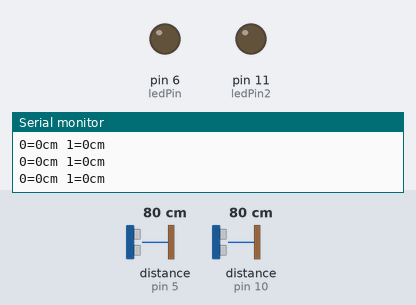
Simulated run of this sketch. Board: Arduino Mega 2560, built with avr-gcc and run on an emulated ATmega2560. On the bench: output pins drawn as LEDs (lit = HIGH), the last lines printed to the serial monitor. The inputs (shaded band) are chosen by the test bench; at power-on: distance to the obstacle (sensors on pin 5, pin 10) 80 cm. The echo pulse lasts 58.3 µs per cm.

Above: at 1.2 s.
1.3 s: distance to the obstacle (sensor on pin 5) set to 7 cm
4.3 s: distance to the obstacle (sensor on pin 5) set to 4 cm
At 4.8 s:
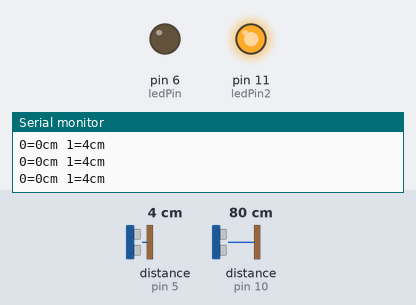
5.8 s: distance to the obstacle (sensor on pin 10) set to 7 cm
7.3 s: distance to the obstacle (sensor on pin 10) set to 4 cm
At 8.4 s:
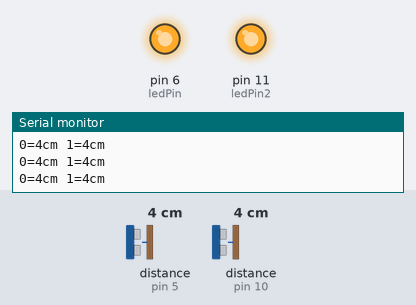
8.9 s: distance to the obstacle (sensor on pin 5) set to 9 cm
At 10.1 s:
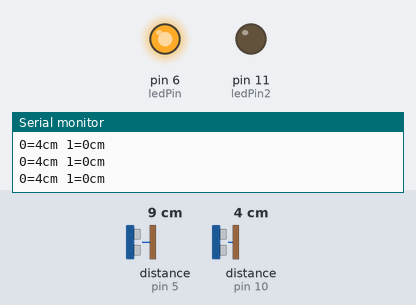
10.4 s: distance to the obstacle (sensor on pin 5) set to 2 cm
At 10.9 s:
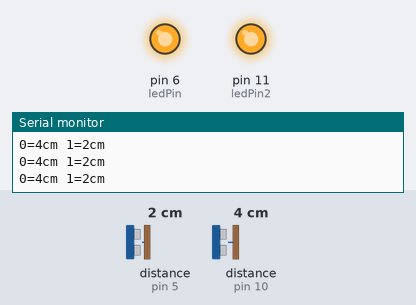
Timing chart, 0 to 12.9 s (numbered marks = the images above; inputs shaded):
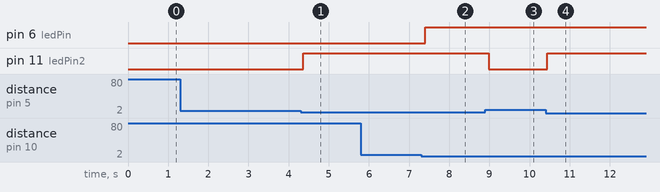

The sketch:

ultrasonic_test_2.ino
```cpp
//https://bitbucket.org/teckel12/arduino-new-ping/wiki/Home#!15-sensors-sketch

#include <NewPing.h>

#define SONAR_NUM     2  // Number of sensors.
#define MAX_DISTANCE 5 // Maximum distance (in cm) to ping.
#define PING_INTERVAL 33 // Milliseconds between sensor pings (29ms is about the min to avoid cross-sensor echo).

unsigned long pingTimer[SONAR_NUM]; // Holds the times when the next ping should happen for each sensor.
unsigned int cm[SONAR_NUM];         // Where the ping distances are stored.
uint8_t currentSensor = 0;          // Keeps track of which sensor is active.

NewPing sonar[SONAR_NUM] = {     // Sensor object array.
  NewPing(9,10, MAX_DISTANCE), // Each sensor's trigger pin, echo pin, and max distance to ping.
  NewPing(3,5, MAX_DISTANCE)
};

const int ledPin = 6;
const int ledPin2 = 11;

void setup() {
  // put your setup code here, to run once:
  Serial.begin(115200);
  pingTimer[0] = millis() + 75;           // First ping starts at 75ms, gives time for the Arduino to chill before starting.
  for (uint8_t i = 1; i < SONAR_NUM; i++) // Set the starting time for each sensor.
    pingTimer[i] = pingTimer[i - 1] + PING_INTERVAL;

  pinMode(ledPin, OUTPUT); // Sets the trigPin as an Output
  pinMode(ledPin2, OUTPUT); // Sets the trigPin as an Output
//  digitalWrite(ledPin, LOW);
//  digitalWrite(ledPin2, LOW);
}

void loop() {
  // put your main code here, to run repeatedly:
  for (uint8_t i = 0; i < SONAR_NUM; i++) { // Loop through all the sensors.
    if (millis() >= pingTimer[i]) {         // Is it this sensor's time to ping?
      pingTimer[i] += PING_INTERVAL * SONAR_NUM;  // Set next time this sensor will be pinged.
      if (i == 0 && currentSensor == SONAR_NUM - 1) oneSensorCycle(); // Sensor ping cycle complete, do something with the results.
      sonar[currentSensor].timer_stop();          // Make sure previous timer is canceled before starting a new ping (insurance).
      currentSensor = i;                          // Sensor being accessed.
      cm[currentSensor] = 0;                      // Make distance zero in case there's no ping echo for this sensor.
      sonar[currentSensor].ping_timer(echoCheck); // Do the ping (processing continues, interrupt will call echoCheck to look for echo).
    }
  }
  // Other code that *DOESN'T* analyze ping results can go here.
}

void echoCheck() { // If ping received, set the sensor distance to array.
  if (sonar[currentSensor].check_timer())
    cm[currentSensor] = sonar[currentSensor].ping_result / US_ROUNDTRIP_CM;
}

void oneSensorCycle() { // Sensor ping cycle complete, do something with the results.
  // The following code would be replaced with your code that does something with the ping results.
  if(cm[0] != 0)
    digitalWrite(ledPin, HIGH);
  else
    digitalWrite(ledPin, LOW);

  if(cm[1] != 0)
    digitalWrite(ledPin2, HIGH);
  else
    digitalWrite(ledPin2, LOW);

  for (uint8_t i = 0; i < SONAR_NUM; i++) {
    Serial.print(i);
    Serial.print("=");
    Serial.print(cm[i]);
    Serial.print("cm ");
  }
  Serial.println();
}
```

Measured:
- the behaviour switches between 6 and 5 cm on distance to the obstacle (sensor on pin 5) (found by bisection; images 0 and 1)
- the behaviour switches between 6 and 5 cm on distance to the obstacle (sensor on pin 10) (found by bisection; images 1 and 2)
- after the input at 4.3 s, pin 11 (ledPin2): LOW → HIGH after 0.07 s
- after the input at 7.3 s, pin 6 (ledPin): LOW → HIGH after 0.10 s
- after the input at 8.9 s, pin 11 (ledPin2): HIGH → LOW after 0.09 s
- after the input at 10.4 s, pin 11 (ledPin2): LOW → HIGH at once
